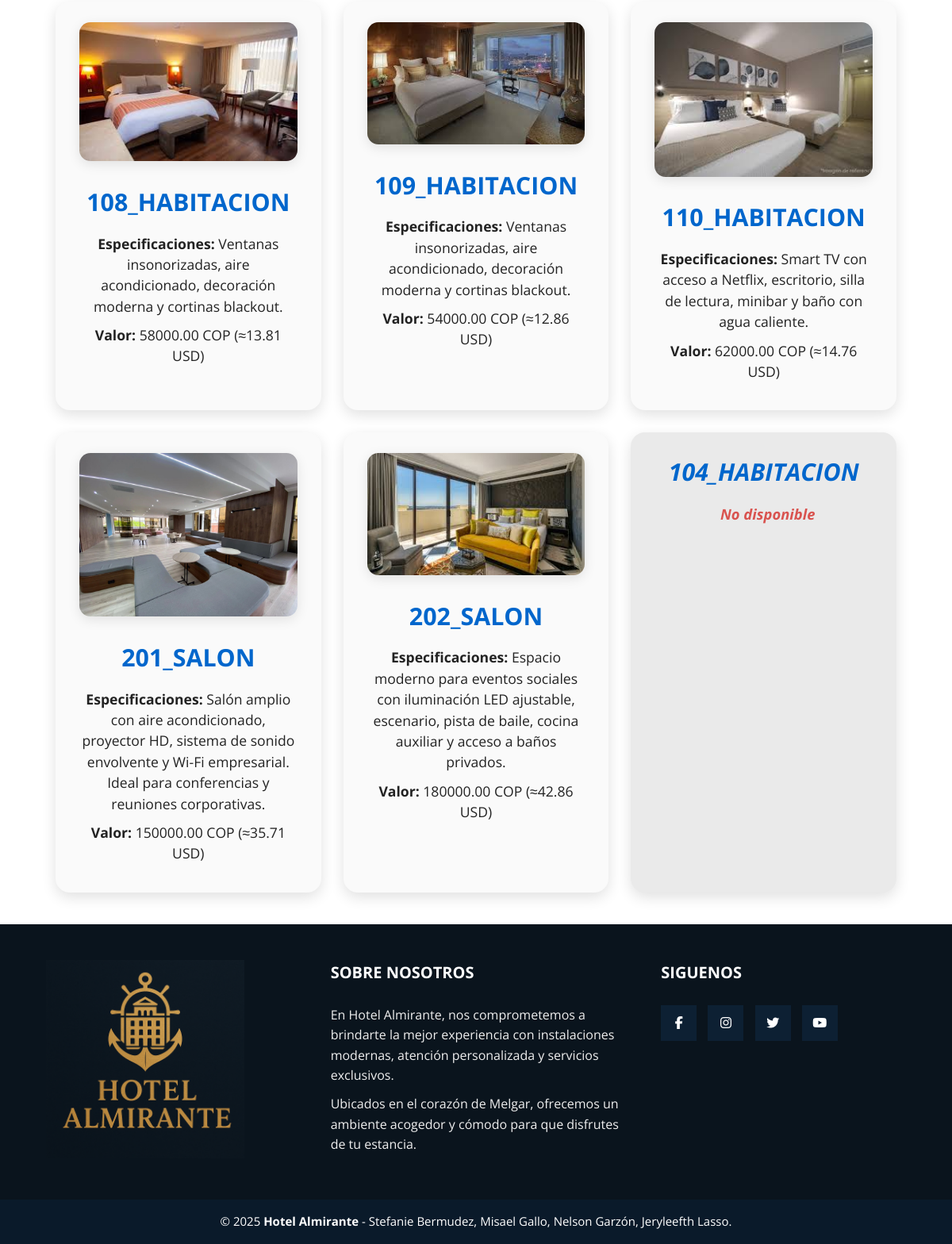
The page /servicios_disponibles/ (lower part) on the database as committed earlier.
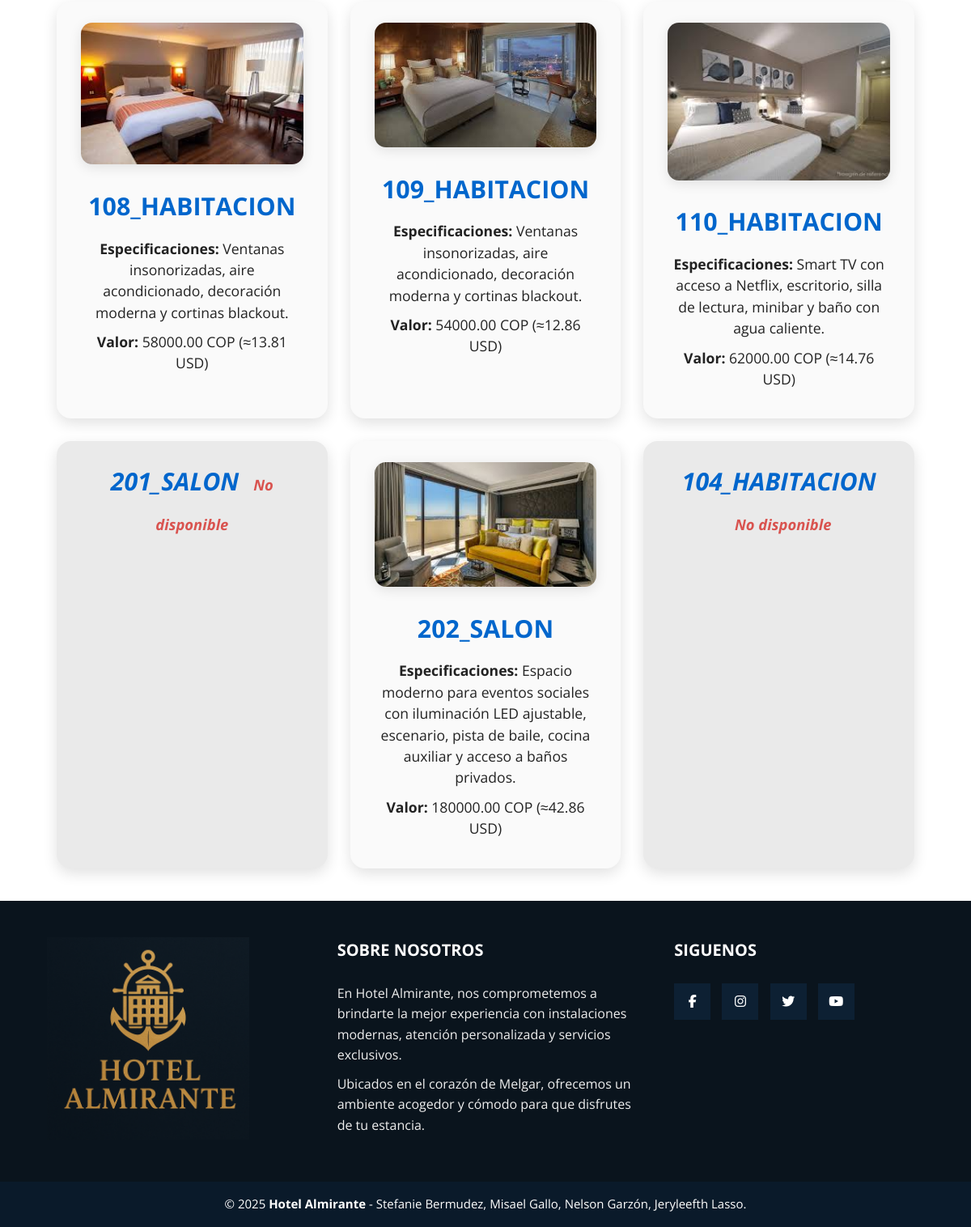
The same page on the database as committed later.
### myapp/models.py (models this page shows)
class Servicio(models.Model):
    tipo = models.IntegerField(choices=TiposServicios.choices,default=TiposServicios.HABITACION)
    valor = models.DecimalField(max_digits=10, decimal_places=2)
    personas = models.IntegerField(validators=[MinValueValidator(1)])
    especificacion = models.TextField(max_length=200)
    numero = models.IntegerField(unique=True)
    disponible = models.BooleanField(default= True)
    def __str__(self):
        return str(self.numero )+ "_" +str(TiposServicios(self.tipo).label)
    def valor_dolares(self):
        tasa_cambio = 4200
        valor_dolares = self.valor / tasa_cambio
        return "{:.2f}".format(valor_dolares)

### myapp/views.py (the view)
# urls.py: path('servicios_disponibles/', views.servicios_disponibles,name='servicios_disponibles'),
def servicios_disponibles(request):
    servicios = Servicio.objects.all()
    return render(request,'servicios_disponibles.html',{
        'servicios': servicios,
    })

### myapp/templates/servicios_disponibles.html (shortened to what this page needs)
{% extends 'layouts/plantilla.html' %}
{% load static %}
{% block content %}
<section class="services-section">
    <div class="services-grid">
        {% for ser in servicios %}
            {% if ser.disponible %}
            <article class="service-card available">
                <img src="{% static '' %}{{ ser.numero }}.jpg" alt="Imagen del servicio {{ ser.numero }}" class="service-image">
                <h3>{{ ser }}</h3>
                <p><strong>Especificaciones:</strong> {{ ser.especificacion }}</p>
                <p><strong>Valor:</strong> {{ ser.valor }} COP (≈{{ ser.valor_dolares }} USD)</p>
            </article>
            {% else %}
            <article class="service-card unavailable">
                <h3>{{ ser }} <span class="status-unavailable">No disponible</span></h3>
            </article>
            {% endif %}
        {% endfor %}
    </div>
</section>
{% endblock %}

Rows that differ between the two databases and show on the page:
changed Servicio "201_SALON": disponible: picture removed; especificacion "Salón amplio con aire acondicionado, proyector HD, sistema de sonido envolvente y Wi-Fi empresarial. Ideal para conferencias y reuniones corporativas." → (not shown); valor "150000.00" → (not shown); valor_dolares "35.71" → (not shown); disponible "Especificaciones: Valor: COP (≈ USD)" → "No disponible"
